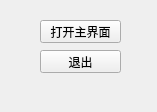
<?xml version="1.0" encoding="UTF-8"?>
<ui version="4.0">
 <class>Form</class>
 <widget class="QWidget" name="Form">
  <property name="geometry">
   <rect>
    <x>0</x>
    <y>0</y>
    <width>157</width>
    <height>112</height>
   </rect>
  </property>
  <property name="minimumSize">
   <size>
    <width>0</width>
    <height>0</height>
   </size>
  </property>
  <property name="windowTitle">
   <string>Form</string>
  </property>
  <property name="autoFillBackground">
   <bool>true</bool>
  </property>
  <widget class="QPushButton" name="pushButton">
   <property name="geometry">
    <rect>
     <x>40</x>
     <y>20</y>
     <width>81</width>
     <height>23</height>
    </rect>
   </property>
   <property name="text">
    <string>打开主界面</string>
   </property>
  </widget>
  <widget class="QPushButton" name="pushButton_2">
   <property name="geometry">
    <rect>
     <x>40</x>
     <y>50</y>
     <width>81</width>
     <height>23</height>
    </rect>
   </property>
   <property name="text">
    <string>退出</string>
   </property>
  </widget>
 </widget>
 <resources/>
 <connections>
  <connection>
   <sender>pushButton_2</sender>
   <signal>clicked()</signal>
   <receiver>Form</receiver>
   <slot>close()</slot>
   <hints>
    <hint type="sourcelabel">
     <x>101</x>
     <y>66</y>
    </hint>
    <hint type="destinationlabel">
     <x>138</x>
     <y>63</y>
    </hint>
   </hints>
  </connection>
 </connections>
</ui>
